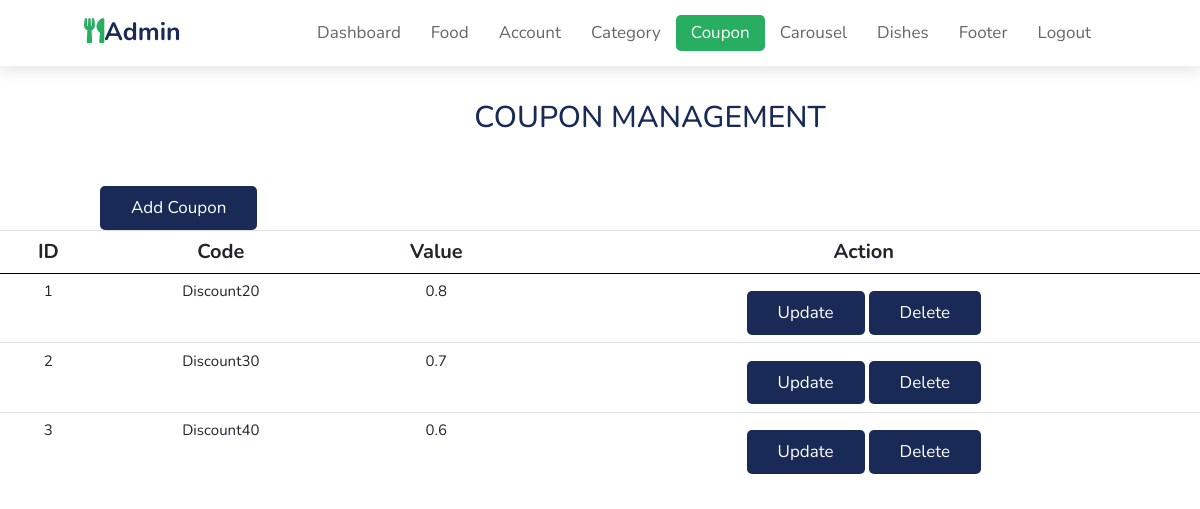
Screenshot of /admin/coupon.php (signed in) with the database file from the repository.
### tables this page shows
CREATE TABLE `coupon` (
  `Coupon_ID` int(11) NOT NULL,
  `Coupon_Code` varchar(255) NOT NULL,
  `Coupon_Value` decimal(4,1) NOT NULL
);

### admin/coupon.php (the view, shortened to what this page needs)
<?php
include("./config/constant.php");
?>
<html lang="en">
<head>
    <link rel="stylesheet" href="https://cdnjs.cloudflare.com/ajax/libs/font-awesome/5.15.3/css/all.min.css">
    <link rel="stylesheet" href="https://cdn.jsdelivr.net/npm/bootstrap@4.6.0/dist/css/bootstrap.min.css">
    <link rel="stylesheet" href="../css/style.css">
    <link rel="stylesheet" href="./css/admin.css">
    <link rel="stylesheet" href="./css/add__modal.css">
</head>
<body>
    <header>
        <a href="#" class="logo"><i class="fas fa-utensils"></i>Admin</a>
        <nav class="navbar">
            <a href="index.php">dashboard</a>
            <a href="food.php">food</a>
            <a href="account.php">account</a>
            <a href="category.php">category</a>
            <a href="coupon.php" class="active">coupon</a>
            <a href="carousel.php">carousel</a>
            <a href="dishes.php">dishes</a>
            <a href="footer.php">footer</a>
            <a href="./function/logout.php">logout</a>
        </nav>
    </header>
    <div class="header">
        <h1 class="heading"> Coupon Management </h1>
    </div>
    <div class="icon add">
        <a id="addCoupon" href="#" class="btn">Add Coupon</a>
    </div>
    <div class="table">
        <table class="tb-1">
            <tr>
                <th>ID</th>
                <th>Code</th>
                <th>Value</th>
                <th>Action</th>
            </tr>
            <?php
                $sql = "SELECT * FROM coupon";
                $res = mysqli_query($conn, $sql);
                if ($res == TRUE ) {
                    $count = mysqli_num_rows($res);
                    if ($count > 0) {
                        while($rows = mysqli_fetch_assoc($res)) {
                            $id = $rows['Coupon_ID'];
                            $name = $rows['Coupon_Code'];
                            $value = $rows['Coupon_Value'];
                            ?>
                            <tr>
                                <td><?php echo $id; ?></td>
                                <td><?php echo $name; ?></td>
                                <td><?php echo $value; ?></td>
                                <td>
                                    <button type="button" class="btn editBtn">Update</button>
                                    <a href="./function/add-delete-coupon/delete-coupon.php?id=<?php echo $id ?>" class="btn">Delete</a>
                                </td>
                            </tr>
                            <?php
                        }
                    }
                }
            ?>
        </table>
    </div>
</body>
</html>

### css/style.css (style rules this page uses)
:root { --green: #27ae60; --black: #192a56; --light-color: #666; --box-shadow: 0 0.5rem 1.5rem rgba(0, 0, 0, 0.1); }
* { font-family: "Nunito", sans-serif; margin: 0; padding: 0; box-sizing: border-box; text-decoration: none; text-transform: capitalize; outline: none; border: none; transition: all 0.2s linear; }
html { font-size: 62.5%; overflow-x: hidden; scroll-padding-top: 5.5rem; scroll-behavior: smooth; }
.heading { text-align: center; color: var(--black); font-size: 3rem; padding-bottom: 2rem; text-transform: uppercase; }
.btn { margin-top: 1rem; display: inline-block; font-size: 1.7rem; color: #fff; background: var(--black); border-radius: 0.5rem; cursor: pointer; padding: 0.8rem 3rem; }
header { position: fixed; top: 0; left: 0; right: 0; background: #fff; padding: 1rem 7%; display: flex; align-items: center; justify-content: space-between; z-index: 1000; box-shadow: var(--box-shadow); }
header .logo { color: var(--black); font-size: 2.5rem; font-weight: bolder; }
header .logo i { color: var(--green); }
header .navbar a { font-size: 1.7rem; border-radius: 0.5rem; padding: 0.5rem 1.5rem; color: var(--light-color); }
header .navbar a.active, header .navbar a:hover { color: #fff; background: var(--green); text-decoration: none; }

### admin/css/admin.css (style rules this page uses)
.header { margin: 10rem 0 0 10rem; }
.add { margin: 2rem 0 0 10rem; }
.tb-1 { width: 100%; }
table tr th { border-bottom: 1px solid black; padding: 2rem 2rem 2rem 0; text-align: center; font-size: 20px; }
table tr td { padding: 2rem 2rem 2rem 0; font-size: 15px; text-align: center; }

### rows the page displays
coupon: Coupon_ID "1", Coupon_Code "Discount20", Coupon_Value "0.8"
coupon: Coupon_ID "2", Coupon_Code "Discount30", Coupon_Value "0.7"
coupon: Coupon_ID "3", Coupon_Code "Discount40", Coupon_Value "0.6"
